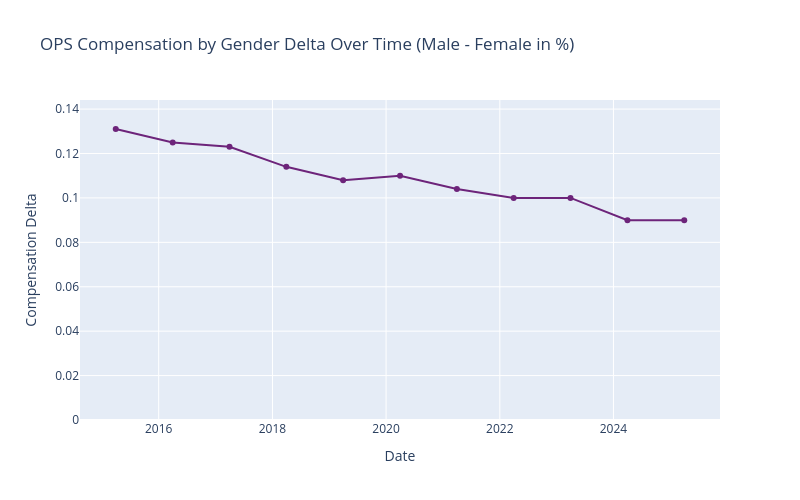

Write notebook code for a chart like this one.
### Code cell
# since the dataset conveniently already has male vs female delta columns, we can plot those too

col_delta = 'OPS Compensation by Gender: (Male - Female) / Male Salary)'
graph3 = go.Figure()
# now just a simple line plot
graph3.add_trace(go.Scatter(x=data_opswf['Date'], y=data_opswf[col_delta],   
                         mode='lines+markers', name=col_delta,
                         line=dict(color='#6D247A', width=2)))  # kinda indigo but UofT!
# make sure y axis starts with 0% and ends with maximum value (not 100%)
graph3.update_layout(title='OPS Compensation by Gender Delta Over Time (Male - Female in %)',
                   xaxis_title='Date',
                   yaxis_title='Compensation Delta',
                   yaxis=dict(range=[0, data_opswf[col_delta].max() * 1.1]),
                   width=800, height=500)
# plot starts at 0% for better comparison, unlike the above plots where we just want to see the delta
# trend continues towards more equality, thankfully

### Figure 1 — Plotly figure (JSON) as saved in the notebook; plotly's stock layout.template omitted (floating-point values rounded to 4 significant figures)
{"data": [{"line": {"color": "#6D247A", "width": 2}, "mode": "lines+markers", "name": "OPS Compensation by Gender: (Male - Female) / Male Salary)", "type": "scatter", "x": ["2015-03-31", "2016-03-31", "2017-03-31", "2018-03-31", "2019-03-31", "2020-03-31", "2021-03-31", "2022-03-31", "2023-03-31", "2024-03-31", "2025-03-31"], "y": [0.131, 0.125, 0.123, 0.114, 0.108, 0.11, 0.104, 0.1, 0.1, 0.09, 0.09]}], "layout": {"height": 500, "title": {"text": "OPS Compensation by Gender Delta Over Time (Male - Female in %)"}, "width": 800, "xaxis": {"title": {"text": "Date"}}, "yaxis": {"range": [0, 0.1441], "title": {"text": "Compensation Delta"}}}}
